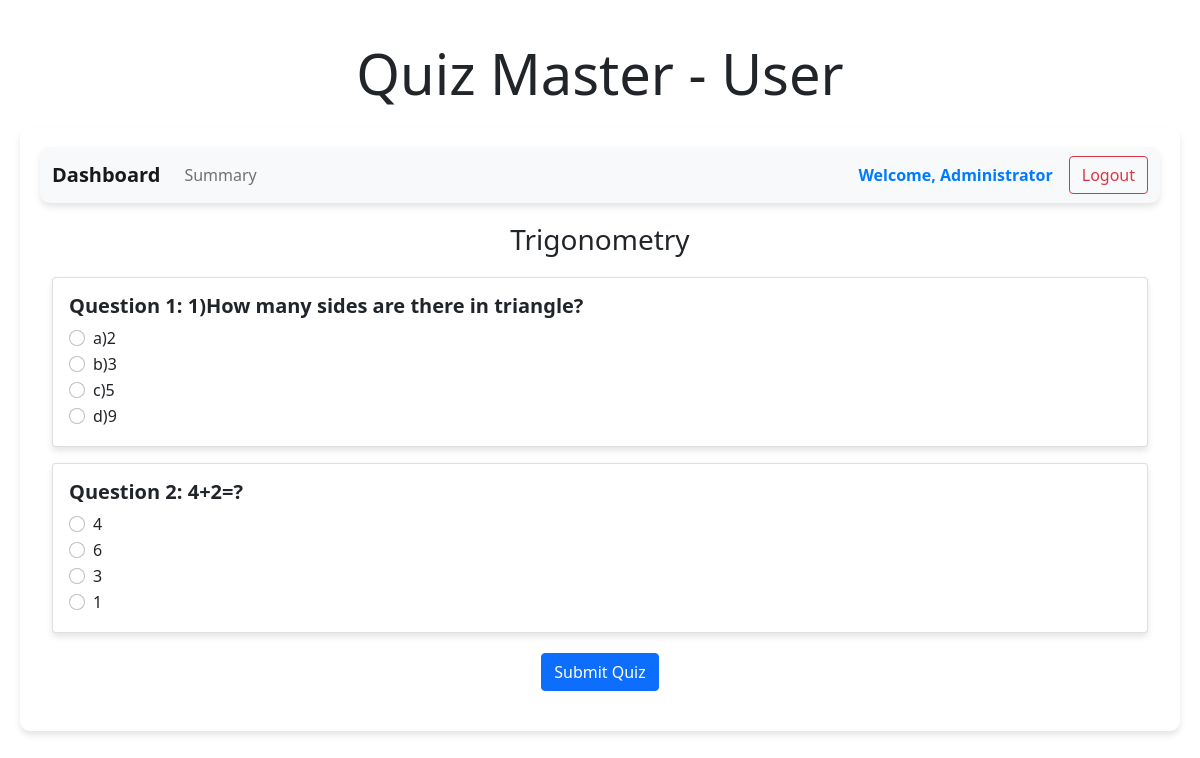
Screenshot of /quiz/3/1 with the database file from the repository.
### backend/models.py (models this page shows)
class User_Info(db.Model):
    __tablename__="user_info"
    id=db.Column(db.Integer,primary_key=True)
    email=db.Column(db.String,unique=True,nullable=False)
    password=db.Column(db.String,nullable=False)
    role=db.Column(db.Integer,default=1)
    full_name=db.Column(db.String,nullable=False)
    address=db.Column(db.String,nullable=False)
    pin_code=db.Column(db.Integer,nullable=False)
    scores = db.relationship("Score", cascade="all,delete", backref="user", lazy=True)

class Quiz(db.Model):
    __tablename__ = "quiz"
    id = db.Column(db.Integer, primary_key=True)
    name = db.Column(db.String, nullable=False)
    date_of_quiz = db.Column(db.String, nullable=False)
    time_duration = db.Column(db.String, nullable=False)
    chapter_id = db.Column(db.Integer, db.ForeignKey("chapter.id"), nullable=False)
    questions = db.relationship("Question", cascade="all,delete", backref="quiz", lazy=True)
    scores = db.relationship("Score", cascade="all,delete", backref="quiz", lazy=True)

class Question(db.Model):
    __tablename__ = "question"
    id = db.Column(db.Integer, primary_key=True)
    question_statement = db.Column(db.String, nullable=False)
    option1 = db.Column(db.String, nullable=False)
    option2 = db.Column(db.String, nullable=False)
    option3 = db.Column(db.String, nullable=False)
    option4 = db.Column(db.String, nullable=False)
    correct_option = db.Column(db.String, nullable=False)
    quiz_id = db.Column(db.Integer, db.ForeignKey("quiz.id"), nullable=False)

### backend/controllers.py (the view, shortened to what this page needs)
@app.route("/quiz/<quiz_id>/<user_id>", methods=["GET", "POST"])
def attempt_quiz(quiz_id, user_id):
    quiz = Quiz.query.get(quiz_id)
    questions = Question.query.filter_by(quiz_id=quiz_id).all()
    user = User_Info.query.get(user_id)  # Fetch the user object
    return render_template("quiz.html", quiz=quiz, questions=questions, user_id=user_id, user=user)

### templates/quiz.html
{% extends "user_layout.html" %}
{% block content %}
    <div class="container">
        <h3 class="center">{{ quiz.name }}</h3>
        <form action="/quiz/{{quiz.id}}/{{user_id}}" method="POST">
            {% for question in questions %}
                <div class="card mb-3">
                    <div class="card-body">
                        <h5 class="card-title">Question {{ loop.index }}: {{ question.question_statement }}</h5>
                        <div class="form-check">
                            <input class="form-check-input" type="radio" name="question_{{question.id}}" value="option1" required>
                            <label class="form-check-label">{{ question.option1 }}</label>
                        </div>
                        <div class="form-check">
                            <input class="form-check-input" type="radio" name="question_{{question.id}}" value="option2">
                            <label class="form-check-label">{{ question.option2 }}</label>
                        </div>
                        <div class="form-check">
                            <input class="form-check-input" type="radio" name="question_{{question.id}}" value="option3">
                            <label class="form-check-label">{{ question.option3 }}</label>
                        </div>
                        <div class="form-check">
                            <input class="form-check-input" type="radio" name="question_{{question.id}}" value="option4">
                            <label class="form-check-label">{{ question.option4 }}</label>
                        </div>
                    </div>
                </div>
            {% endfor %}
            <div class="center">
                <button type="submit" class="btn btn-primary">Submit Quiz</button>
            </div>
        </form>
    </div>
{% endblock %}

### templates/user_layout.html (shortened to what this page needs)
<!DOCTYPE html>
<html>
<head>
    <link rel="stylesheet" href="{{ url_for('static', filename='styles/main.css') }}">
    <link href="https://cdn.jsdelivr.net/npm/bootstrap@5.0.2/dist/css/bootstrap.min.css" rel="stylesheet">
</head>
<body>
    <div class="my_container">
        <div class="center"><h1 class="display-4">Quiz Master - User</h1></div>
        <div class="my_panel">
            <nav class="navbar navbar-expand-lg navbar-light bg-light">
                <div class="container-fluid">
                    <a class="navbar-brand" href="/user/{{id}}/{{name}}">Dashboard</a>
                    <div class="collapse navbar-collapse" id="navbarNav">
                        <ul class="navbar-nav me-auto mb-2 mb-lg-0">
                            <li class="nav-item">
                                <a class="nav-link" href="/user_summary/{{id}}">Summary</a>
                            </li>
                        </ul>
                        <span class="navbar-text me-3">
                            Welcome, {{ user.full_name }}
                        </span>
                        <a class="btn btn-outline-danger" href="/login">Logout</a>
                    </div>
                </div>
            </nav>
            {% block content %}{% endblock %}
        </div>
    </div>
</body>
</html>

### static/styles/main.css (style rules this page uses)
body { background-color: #e9ecef; font-family: 'Segoe UI', Tahoma, Geneva, Verdana, sans-serif; }
.my_container { padding: 20px; }
.my_panel { background-color: #ffffff; padding: 20px; border-radius: 10px; box-shadow: 0 4px 6px rgba(0, 0, 0, 0.1); }
.center { text-align: center; margin: 20px 0; }
.card { margin-bottom: 20px; border: none; border-radius: 10px; box-shadow: 0 4px 6px rgba(0, 0, 0, 0.1); transition: transform 0.2s; }
.card-title { font-size: 1.25rem; font-weight: bold; }
.btn-primary { background-color: #007bff; border: none; padding: 8px 16px; border-radius: 5px; }
.navbar { margin-bottom: 20px; border-radius: 10px; box-shadow: 0 4px 6px rgba(0, 0, 0, 0.1); }
.navbar-brand { font-weight: bold; }
.navbar-text { font-weight: bold; color: #007bff !important; }

### rows the page displays
User_Info: full_name "Administrator"
Quiz: name "Trigonometry"
Question: question_statement "1)How many sides are there in triangle?", option1 "a)2", option2 "b)3", option3 "c)5", option4 "d)9"
Question: question_statement "4+2=?", option1 "4", option2 "6", option3 "3", option4 "1"
